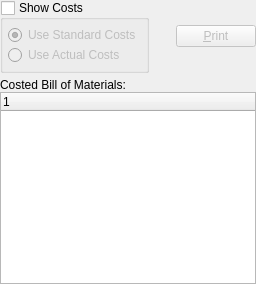
      <widget class="QWidget" name="costed" >
       <attribute name="title" >
        <string>Costed Indented BOM</string>
       </attribute>
       <layout class="QVBoxLayout" >
        <property name="margin" >
         <number>0</number>
        </property>
        <property name="spacing" >
         <number>5</number>
        </property>
        <item>
         <layout class="QHBoxLayout" >
          <property name="margin" >
           <number>0</number>
          </property>
          <property name="spacing" >
           <number>5</number>
          </property>
          <item>
           <layout class="QVBoxLayout" >
            <property name="margin" >
             <number>0</number>
            </property>
            <property name="spacing" >
             <number>0</number>
            </property>
            <item>
             <widget class="QGroupBox" name="_costsGroup" >
              <property name="title" >
               <string>Show Costs</string>
              </property>
              <property name="checkable" >
               <bool>true</bool>
              </property>
              <property name="checked" >
               <bool>false</bool>
              </property>
              <layout class="QVBoxLayout" >
               <property name="margin" >
                <number>5</number>
               </property>
               <property name="spacing" >
                <number>0</number>
               </property>
               <item>
                <widget class="QRadioButton" name="_useStandardCosts" >
                 <property name="text" >
                  <string>Use Standard Costs</string>
                 </property>
                 <property name="checked" >
                  <bool>true</bool>
                 </property>
                </widget>
               </item>
               <item>
                <widget class="QRadioButton" name="_useActualCosts" >
                 <property name="text" >
                  <string>Use Actual Costs</string>
                 </property>
                </widget>
               </item>
              </layout>
             </widget>
            </item>
            <item>
             <spacer>
              <property name="orientation" >
               <enum>Qt::Vertical</enum>
              </property>
              <property name="sizeType" >
               <enum>QSizePolicy::Preferred</enum>
              </property>
              <property name="sizeHint" >
               <size>
                <width>20</width>
                <height>0</height>
               </size>
              </property>
             </spacer>
            </item>
           </layout>
          </item>
          <item>
           <layout class="QHBoxLayout" >
            <property name="margin" >
             <number>0</number>
            </property>
            <property name="spacing" >
             <number>0</number>
            </property>
            <item>
             <spacer>
              <property name="orientation" >
               <enum>Qt::Horizontal</enum>
              </property>
              <property name="sizeType" >
               <enum>QSizePolicy::Expanding</enum>
              </property>
              <property name="sizeHint" >
               <size>
                <width>16</width>
                <height>20</height>
               </size>
              </property>
             </spacer>
            </item>
            <item>
             <layout class="QVBoxLayout" >
              <property name="margin" >
               <number>0</number>
              </property>
              <property name="spacing" >
               <number>0</number>
              </property>
              <item>
               <widget class="QPushButton" name="_costedPrint" >
                <property name="enabled" >
                 <bool>false</bool>
                </property>
                <property name="text" >
                 <string>&amp;Print</string>
                </property>
                <property name="shortcut" >
                 <string>Alt+P</string>
                </property>
               </widget>
              </item>
              <item>
               <spacer>
                <property name="orientation" >
                 <enum>Qt::Vertical</enum>
                </property>
                <property name="sizeType" >
                 <enum>QSizePolicy::Preferred</enum>
                </property>
                <property name="sizeHint" >
                 <size>
                  <width>20</width>
                  <height>0</height>
                 </size>
                </property>
               </spacer>
              </item>
             </layout>
            </item>
           </layout>
          </item>
         </layout>
        </item>
        <item>
         <layout class="QVBoxLayout" >
          <property name="margin" >
           <number>0</number>
          </property>
          <property name="spacing" >
           <number>0</number>
          </property>
          <item>
           <widget class="QLabel" name="_costedBOMLit" >
            <property name="text" >
             <string>Costed Bill of Materials:</string>
            </property>
           </widget>
          </item>
          <item>
           <widget class="XTreeWidget" name="_bomitem" >
            <property name="sizePolicy" >
             <sizepolicy>
              <hsizetype>7</hsizetype>
              <vsizetype>7</vsizetype>
              <horstretch>0</horstretch>
              <verstretch>0</verstretch>
             </sizepolicy>
            </property>
            <property name="minimumSize" >
             <size>
              <width>0</width>
              <height>100</height>
             </size>
            </property>
           </widget>
          </item>
         </layout>
        </item>
       </layout>
      </widget>
